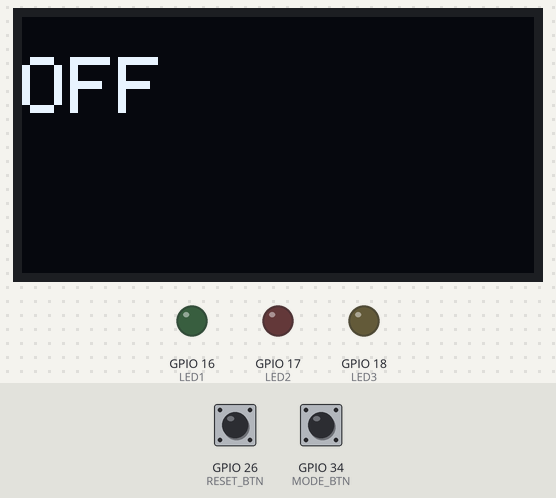
This sketch was run on a simulated ESP32. On the bench: 128×64 one-colour display, output pins drawn as LEDs (lit = HIGH). Inputs (shaded band) come from the test bench; at power-on: GPIO 34 (MODE_BTN) HIGH, GPIO 26 (RESET_BTN) HIGH.

Above: at 1.2 s.
1.3 s: GPIO 34 (MODE_BTN) pulled LOW for 0.15 s
At 1.63 s:
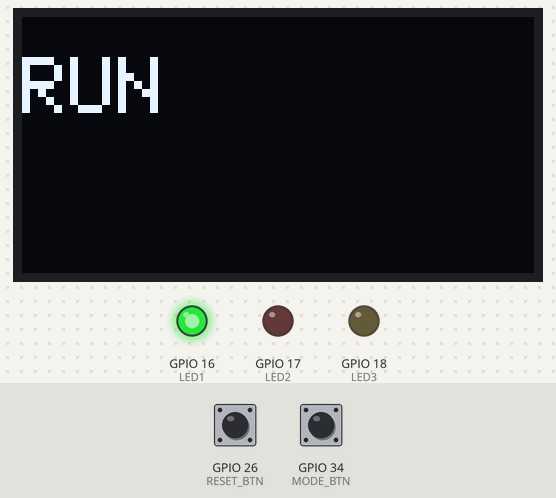
2.0 s: GPIO 26 (RESET_BTN) pulled LOW for 1 s
At 2.8 s:
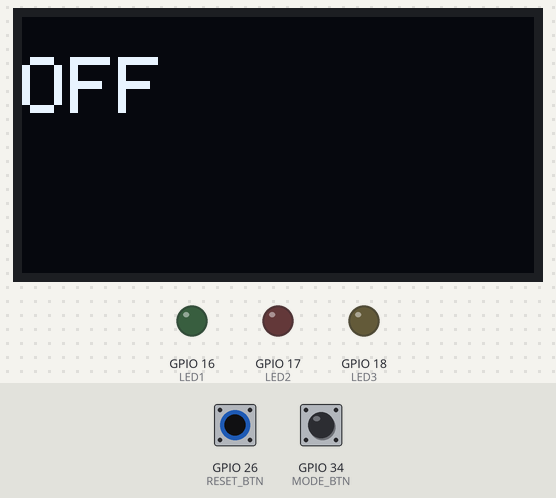
4.5 s: GPIO 34 (MODE_BTN) pulled LOW for 1 s
At 5.27 s:
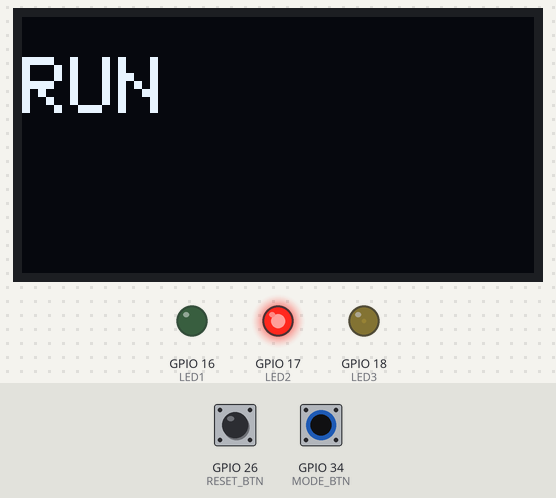
6.1 s: GPIO 26 (RESET_BTN) pulled LOW for 0.15 s
At 7.3 s:
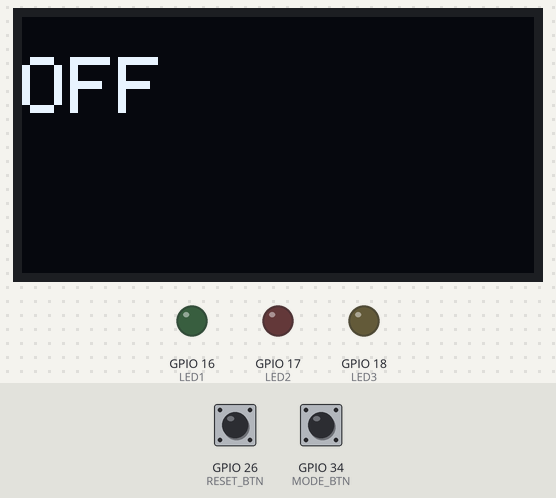
7.7 s: GPIO 34 (MODE_BTN) pulled LOW for 0.15 s
At 7.82 s:
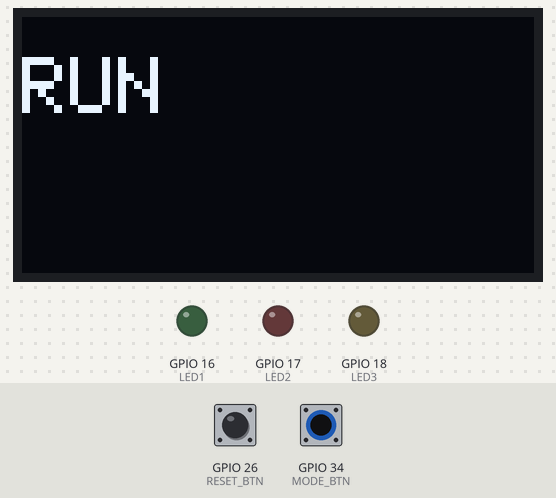
8.4 s: GPIO 26 (RESET_BTN) pulled LOW for 3.2 s
At 8.9 s:
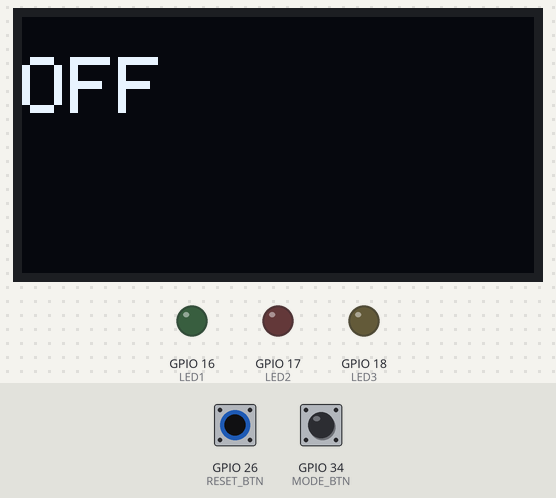
Timing chart, 0 to 11.4 s (numbered marks = the images above; inputs shaded):
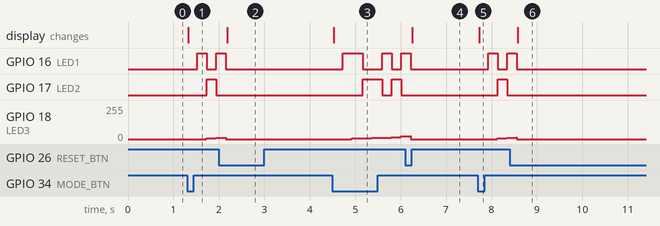

Measured:
- after the input at 1.3 s, GPIO 16 (LED1): LOW → HIGH after 0.23 s, → LOW 0.21 s later, → HIGH 0.21 s later; GPIO 17 (LED2): LOW → HIGH after 0.44 s, → LOW 0.21 s later; GPIO 18 (LED3): 0/255 → 5/255 after 0.43 s, → 10/255 0.21 s later; the display: changes at once (image 1)
- after the input at 2.0 s, GPIO 16 (LED1): goes on until 2.2 s, then stays LOW; GPIO 17 (LED2): stops changing and stays LOW; the display: changes after 0.18 s (image 2)
- after the input at 4.5 s, GPIO 16 (LED1): goes HIGH 0.44 s, LOW 0.44 s, HIGH 0.21 s, LOW 0.21 s, then HIGH, starting after 0.23 s; GPIO 17 (LED2): LOW → HIGH after 0.66 s, → LOW 0.44 s later, → HIGH 0.21 s later, → LOW 0.21 s later
- after the input at 6.1 s, GPIO 16 (LED1): goes on until 6.2 s, then stays LOW; GPIO 17 (LED2): stops changing and stays LOW; the display: changes after 0.15 s (image 4)
- after the input at 7.7 s, GPIO 16 (LED1): LOW → HIGH after 0.23 s, → LOW 0.21 s later, → HIGH 0.21 s later; GPIO 17 (LED2): LOW → HIGH after 0.44 s, → LOW 0.21 s later; GPIO 18 (LED3): 0/255 → 5/255 after 0.43 s, → 10/255 0.21 s later; the display: changes at once (image 5)
- after the input at 8.4 s, GPIO 16 (LED1): goes on until 8.6 s, then stays LOW; GPIO 17 (LED2): stops changing and stays LOW; the display: changes after 0.18 s (image 6)

The sketch:

sketch.ino
```cpp
#include <Wire.h>
#include <Adafruit_GFX.h>
#include <Adafruit_SSD1306.h>

// OLED setup
#define SCREEN_WIDTH 128
#define SCREEN_HEIGHT 64
Adafruit_SSD1306 display(SCREEN_WIDTH, SCREEN_HEIGHT, &Wire, -1);

// LEDs
#define LED1 16
#define LED2 17
#define LED3 18

// Buttons
#define MODE_BTN 34
#define RESET_BTN 26

int mode = 0; // 0 = OFF, 1 = RUN

// For alternate blinking LEDs
bool led1On = false;

// For fading LED
int fadeValue = 0;
int fadeDir = 5;

void showState(String state){
  display.clearDisplay();
  display.setTextSize(2);
  display.setTextColor(WHITE);
  display.setCursor(0,10);
  display.println(state);
  display.display();
}

void setup() {
  Wire.begin(21,22);

  pinMode(LED1, OUTPUT);
  pinMode(LED2, OUTPUT);
  pinMode(LED3, OUTPUT);

  pinMode(MODE_BTN, INPUT_PULLUP);
  pinMode(RESET_BTN, INPUT_PULLUP);

  display.begin(SSD1306_SWITCHCAPVCC,0x3C);
  showState("OFF");
}

void loop() {
  // RESET button pressed → turn everything OFF
  if(!digitalRead(RESET_BTN)){
    mode = 0;
    led1On = false;
    fadeValue = 0;

    digitalWrite(LED1, LOW);
    digitalWrite(LED2, LOW);
    analogWrite(LED3, 0);

    showState("OFF");
    delay(50); // small debounce
  }

  // MODE button pressed → start RUN
  if(!digitalRead(MODE_BTN)){
    mode = 1;
    showState("RUN");
    delay(200); // simple debounce
  }

  if(mode == 1){
    // --- Alternate blink for LED1 & LED2 ---
    led1On = !led1On;               // change state
    digitalWrite(LED1, led1On);
    digitalWrite(LED2, !led1On);
    delay(200);                     // blink speed

    // --- Fade LED3 smoothly ---
    fadeValue += fadeDir;
    if(fadeValue >= 255 || fadeValue <= 0) fadeDir = -fadeDir; // reverse direction
    analogWrite(LED3, fadeValue);
    delay(10);                      // fade smoothness
  }
}
```
